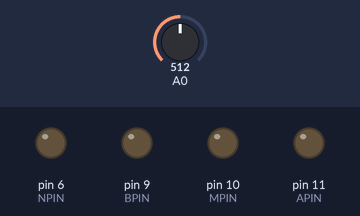
The sketch below on a simulated Arduino Uno, built with avr-gcc and run on an emulated ATmega328P. Parts: output pins drawn as LEDs (lit = HIGH). Inputs (shaded band) come from the test bench; at power-on: A0 = 512.

Above: at 1.2 s.
1.3 s: A0 set to 122
At 4.2 s:
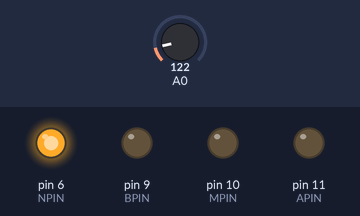
4.3 s: A0 set to 603
7.2 s: A0 set to 627
8.9 s: A0 set to 511
At 10.5 s:
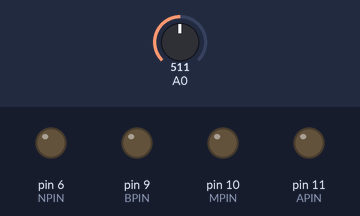
Timing chart, 0 to 11.6 s (numbered marks = the images above; inputs shaded):
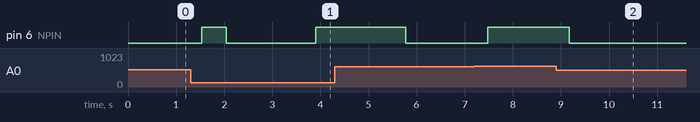

Measured:
- after the input at 1.3 s, pin 6 (NPIN): LOW → HIGH after 0.23 s, → LOW 0.51 s later, → HIGH 1.9 s later
- after the input at 8.9 s, pin 6 (NPIN): HIGH → LOW after 0.27 s

The sketch:

fourchannels_lightorgan_v2.ino
```cpp
/*
*  Organo de luces psicodelicas
*  Organo de luces de tres canales , utilizando la FFT
*  Autor: Jose Daniel Herrera
*  Fecha: 05/09/2012
*  http://arduino-guay.blogspot.com.es
*/
// niq_ro (Nicu FLORICA) adapted this sketch to add a subwoofer/subbass channel
// http://nicuflorica.blogspot.ro/


#include <fix_fft.h> // https://github.com/kosme/fix_fft

#define MUESTRAS 128           // Numero de muestras para el cálculo de la FFT
#define LOGM 7                 // Logaritmo en base 2 del número de muestras

#define SUBBAS 2                // for subwoffer
#define BAJOS_MEDIOS 7         // Nº de banda para el corte entre Bajos y Medios
#define MEDIOS_AGUDOS 35       // Nº de banda para el corte entre Medios y Agudos

#define BPIN  9                // Pin de salida Bajos
#define MPIN  10               // Pin de salida Medios
#define APIN  11               // Pin de salida Agudos
#define NPIN  6                // Pin for subwoofer channel

#define MAX_PASADAS 10         // Nº de pasadas para el cálculo de los límites

char data[MUESTRAS];           // Array con los valores muestreados (parte real)
char im[MUESTRAS];             // Array con los valores muestreados (parte imaginaria)

unsigned char salida[MUESTRAS/2];  // Valores obtenidos de la FFT (espectro de 64 bandas)
unsigned char bajos,medios,agudos,subbas; // Valores calculados para cada canal

byte  pasada,                            // nº de pasada para el cáculo de los límites
      acumBajos,acumMedios,acumAgudos, acumSubbas,  // acumuladores de veces que se supera el límite
      limBajos,limMedios,limAgudos, limSubbas;      // límites calculados para cada canal
/*
* Funcion que aplica una ventana de Hann a los datos muestreados para reducir el
* efecto de las discontinuidades en los extremos
*/
void aplicaVentana (char *vData) {
    double muestrasMenosUno = (double(MUESTRAS) - 1.0);
 // Como la ventana es simétrica , se calcula para la mitad y se aplica el factor por los dos extremos
    for (uint8_t i = 0; i < MUESTRAS/2 ; i++) {
        double indiceMenosUno = double(i);
        double ratio = (indiceMenosUno / muestrasMenosUno);
        double factorPeso = 0.5 * (1.0 - cos(6.28 * ratio));
 vData[i] *= factorPeso;
 vData[MUESTRAS - (i + 1)] *= factorPeso;
    }
}

void setup() {
  //  Serial.begin(9600);
    // Configuramos el prescaler a 32 -> 16Mhz/32 = 500 KHz
    // como cada conversion son 13 ciclos 500/13 ~ 38.4KHz
    // Es decir podemos medir en teoria hasta unos 19KHz,
    // que para este proyecto sobra.
    bitWrite(ADCSRA,ADPS2,1);
    bitWrite(ADCSRA,ADPS1,0);
    bitWrite(ADCSRA,ADPS0,1);

    // Como la señal es muy baja,utilizamos la referencia interna
    // de 1.1 V en vez de la de defecto de 5 V.
    analogReference(INTERNAL);

    // Salidas para los canales de Bajos,Medios y Agudos
    pinMode(BPIN,OUTPUT);
    pinMode(MPIN,OUTPUT);
    pinMode(APIN,OUTPUT);
    pinMode(NPIN,OUTPUT);

    // Variables para el cálculo de los límites
    pasada = 0;
    acumBajos = acumMedios = acumAgudos = 0;
    limBajos = limMedios = limAgudos = 50;
}

void loop() {

    // Realizamos el muestreo
    for( int i=0; i < MUESTRAS; i++) {
       data[i] = analogRead(0)/4 -128;  //Convertimos de 0..1024 a -128..127
       im[i] = 0;                       // parte imaginaria = 0
    }

    // Aplicamos la ventana de Hann
    aplicaVentana (data);

    // Calculamos la FFT
    fix_fft(data,im,LOGM,0);

    // Sólo nos interesan los valores absolutos, no las fases, asi que
    // calculamos el módulos de los vectores re*re + im*im.
    // Dado que los valores son pequeños utilizamos el cuadrado
    for (int i=0; i < MUESTRAS/2; i++){
       salida[i] = data[i] * data[i] + im[i] * im[i];
    }

    // Ahora repartimos las bandas entre las 3 salidas
    // En vez de sacar la media, utilizo sólo el valor máximo de
    // una banda
    subbas = 0;
    for (int i=0; i < SUBBAS; i++){
      subbas += salida[i];
    }
    subbas = subbas/2;


    bajos = 0;
    for (int i=SUBBAS; i < BAJOS_MEDIOS; i++){
      bajos += salida[i];
    }
    bajos = bajos/2;

    medios = 0;
    for (int i=BAJOS_MEDIOS ; i < MEDIOS_AGUDOS; i++){
      medios += salida[i];
    }
    medios = medios/2;

    agudos = 0;
    for (int i=MEDIOS_AGUDOS; i < MUESTRAS/2; i++){
      agudos += salida[i];
    }
    agudos = agudos/2;

   // Calculamos si el canal correspondiente
   // supera le límite para encenderlo
   int siBajos  = bajos  > limBajos;
   int siMedios = medios > limMedios;
   int siAgudos = agudos > limAgudos;
   int siSubbas = subbas > limSubbas;

   digitalWrite(BPIN,siBajos ? HIGH : LOW);
   digitalWrite(MPIN,siMedios? HIGH : LOW);
   digitalWrite(APIN,siAgudos? HIGH : LOW);
   digitalWrite(NPIN,siSubbas ? HIGH : LOW);


   // Utilizamos las veces que se supera para
   // recalcular el límite y evitar que con los
   // cambios de volumen los canales se saturen
   // o no funcionen.
   acumBajos  += siBajos;
   acumMedios += siMedios;
   acumAgudos += siAgudos;
   acumSubbas += siSubbas;

   if ( ++pasada > MAX_PASADAS ) {
      pasada = 0;
      limBajos  = 20 + acumBajos*5;
      limMedios = 20 + acumMedios*5;
      limAgudos = 20 + acumAgudos*5;
      limSubbas = 20 + acumSubbas*5;
      acumBajos  = 0;
      acumMedios = 0;
      acumAgudos = 0;
      acumSubbas = 0;
   }
 }
```
